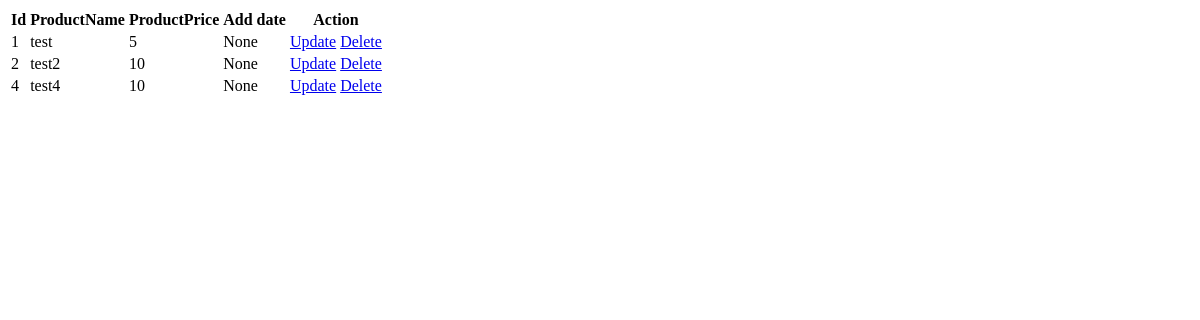
The app's page /admin/list, older data.
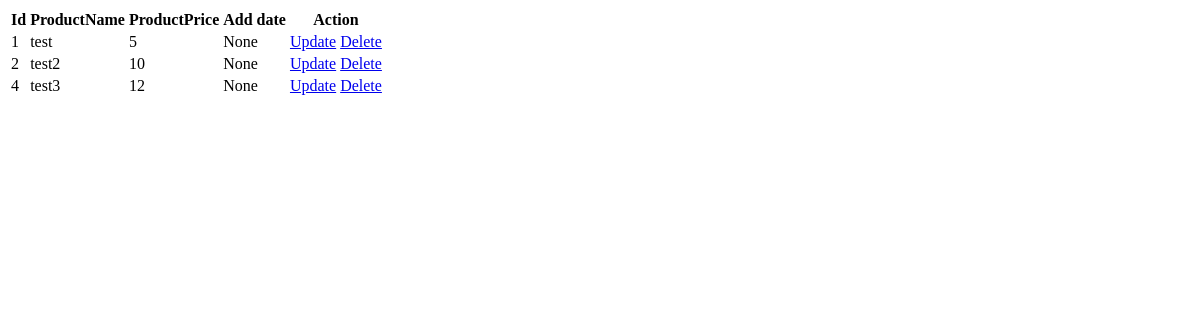
The same page, newer data.
### models.py (models this page shows)
class Product(db.Model):
    id=db.Column(db.Integer,primary_key=True,autoincrement=True)
    productName=db.Column(db.String(100),nullable=True)
    productPrice=db.Column(db.Integer,nullable=True)
    is_active=db.Column(db.Boolean,default=True)
    add_date=db.Column(db.DateTime)

### admin/routes.py (the view)
@admin_bp.route('/list', methods=['GET','POST'])
def product_list():
    products=Product.query.all()
    return render_template('list.html', products=products)

### admin/templates/list.html (shortened to what this page needs)
<!DOCTYPE html>
<html lang="en">
<head>
</head>
<body>
    <table>
        <thead>
            <tr>
                <th>Id</th>
                <th>ProductName</th>
                <th>ProductPrice</th>
                <th>Add date</th>
                <th>Action</th>
            </tr>
        </thead>
        <tbody>
            {% for product in products %}
            <tr>
                <td>{{product.id}}</td>
                <td>{{product.productName}}</td>
                <td>{{product.productPrice}}</td>
                <td>{{product.add_date}}</td>
                <td>
                    <a href="/admin/update/{{product.id}}">Update</a>
                    <a href="/admin/delete/{{product.id}}">Delete</a>
                </td>
            </tr>
            {% endfor %}
        </tbody>
    </table>
</body>
</html>

Row changes from the older to the newer data that the page shows:
changed Product id 4: productName "test4" → "test3"; productPrice "10" → "12"
